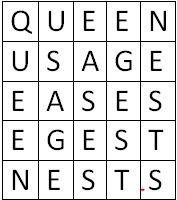
#> input picture trainingimages/5x5_3.jpg, 177 x 200 px
$ python main.py
#> lines starting #> are read from the running program, lines starting #| are printed output that depends on the picture; after the words box and inside, x2 and y2 are one past the last pixel; in counts of white or black regions, pixels touching at a corner belong together
#> further down, img is the input picture: shape (200, 177, 3); mean B, G, R 220.6, 220.6, 220.7
# pip install -r requirements.txt
import cv2
import easyocr
import matplotlib.pyplot as plt

def Preproceesing(img):
    # Convert to grayscale
    gray = cv2.cvtColor(img, cv2.COLOR_BGR2GRAY)

    # Apply adaptive thresholding
    thresh = cv2.adaptiveThreshold(gray, 255, cv2.ADAPTIVE_THRESH_GAUSSIAN_C, cv2.THRESH_BINARY_INV, 11, 2)
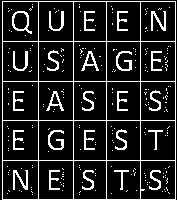
#> thresh: shape (200, 177); 14.4% white in thin lines or dots

    # Remove horizontal lines
    horizontal_kernel = cv2.getStructuringElement(cv2.MORPH_RECT, (25, 1))
    remove_horizontal = cv2.morphologyEx(thresh, cv2.MORPH_OPEN, horizontal_kernel, iterations=2)
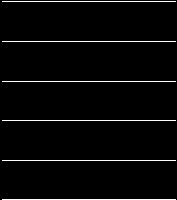
#> remove_horizontal: shape (200, 177); 2.9% white in thin lines or dots

    # Remove vertical lines
    vertical_kernel = cv2.getStructuringElement(cv2.MORPH_RECT, (1, 25))
    remove_vertical = cv2.morphologyEx(thresh, cv2.MORPH_OPEN, vertical_kernel, iterations=2)
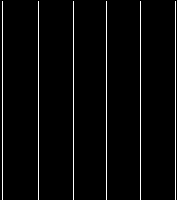
#> remove_vertical: shape (200, 177); 3.4% white in thin lines or dots

    # Combine the two masks to remove lines
    mask = remove_horizontal + remove_vertical
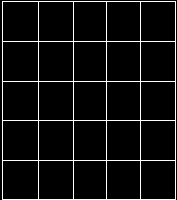
#> mask: shape (200, 177); min 0, max 255, mean 15.9
    cleaned_img = cv2.bitwise_and(thresh, thresh, mask=~mask)
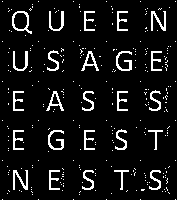
#> cleaned_img: shape (200, 177); 8.2% white in thin lines or dots

    # Invert the image back to original
    cleaned_img = cv2.bitwise_not(cleaned_img)
#> cleaned_img: shape (200, 177); 91.8% white; black in thin lines or dots

    return cleaned_img


# Read the image
image_path = 'trainingimages/5x5_3.jpg'
img = cv2.imread(image_path)
cleaned_img = Preproceesing(img)

#> (the run stopped early here; a loop or call above may not have finished)

$ run again, with trainingimages/5x5_1.png saved as trainingimages/5x5_3.jpg
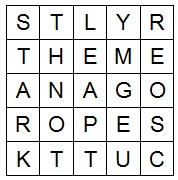
#> input picture trainingimages/5x5_1.png, 178 x 180 px
#> img is the input picture: shape (180, 178, 3); mean B, G, R 223.3, 223.8, 223.3
#> in Preproceesing, `thresh = cv2.adaptiveThreshold(gray, 255, cv2.ADAPTIVE_THRESH_GAUSSIAN..`:
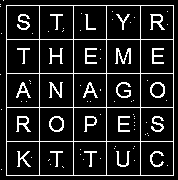
#> thresh: shape (180, 178); 12.8% white in thin lines or dots
#> remove_horizontal: shape (180, 178); 3.1% white in thin lines or dots, all inside (x1, y1, x2, y2) = (6, 5, 174, 176)
#> in Preproceesing, `cleaned_img = cv2.bitwise_and(thresh, thresh, mask=~mask)`:
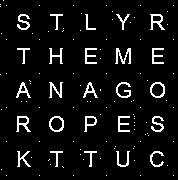
#> cleaned_img: shape (180, 178); 6.7% white in thin lines or dots

$ run again, with trainingimages/5x5_2.png saved as trainingimages/5x5_3.jpg
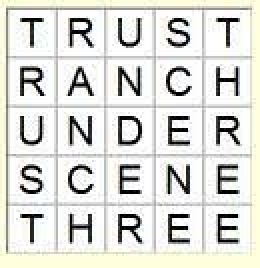
#> input picture trainingimages/5x5_2.png, 130 x 134 px (shown 2 times larger)
#> img is the input picture: shape (134, 130, 3); mean B, G, R 214.7, 219.8, 219.5
#> in Preproceesing, `thresh = cv2.adaptiveThreshold(gray, 255, cv2.ADAPTIVE_THRESH_GAUSSIAN..`:
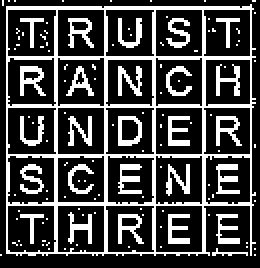
#> thresh: shape (134, 130) (shown 2 times larger); 26.6% white in thin lines or dots
#> remove_horizontal: shape (134, 130); 4.5% white in thin lines or dots, all inside (x1, y1, x2, y2) = (3, 3, 128, 127)
#> remove_vertical: shape (134, 130); 4.3% white in thin lines or dots, all inside (x1, y1, x2, y2) = (3, 2, 126, 128)
#> in Preproceesing, `cleaned_img = cv2.bitwise_and(thresh, thresh, mask=~mask)`:
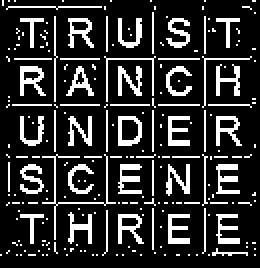
#> cleaned_img: shape (134, 130) (shown 2 times larger); 18.3% white in thin lines or dots
